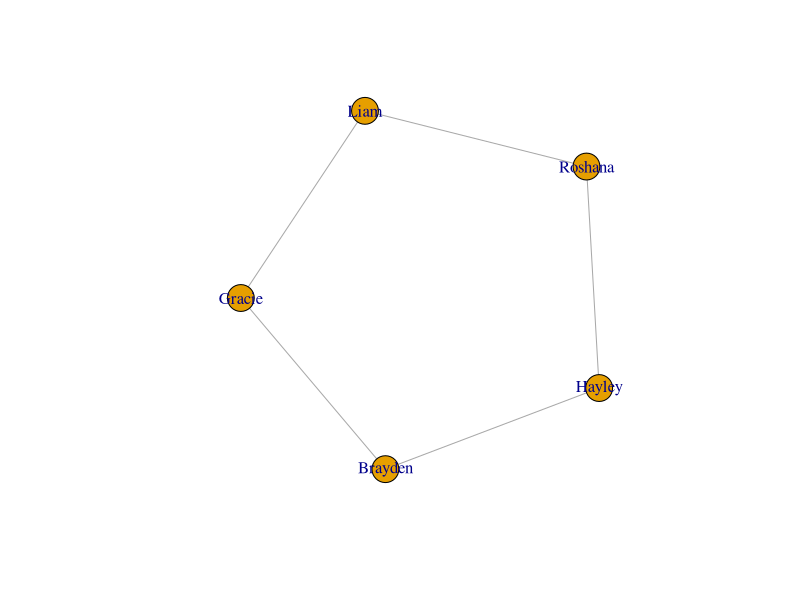
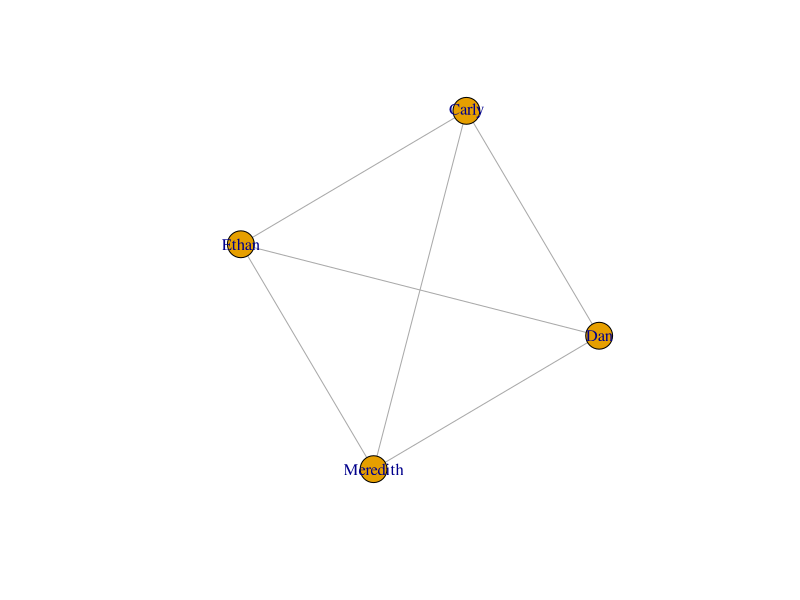

Generate these figures, in order, with R:
## ---- chunk 1
knitr::opts_chunk$set(echo = TRUE)
# import the libraries needed
library(igraph)
library(ggraph)
library(tidygraph)
library(stringr)
## ---- chunk 2
## YOUR CODE HERE
chunk2 <- function(x,n) split(x, cut(seq_along(x), n, labels = FALSE)) 
## ---- chunk 3
s = 'Dan
Ethan
Meredith
Brayden
Carly
Liam
Hayley
Roshana
Gracie'
s = str_split(s, '\n')[[1]]

s = sample(s)

x = chunk2(s, 2)
## ---- chunk 4
g1 = make_ring(length(x[[1]]))
V(g1)$name = x[[1]]

#g2 = make_star(length(x[[3]]))
#V(g2)$name = x[[3]]

g3 = make_full_graph(length(x[[2]]))
V(g3)$name = x[[2]]

plot(g1)
#plot(g2)
plot(g3)
